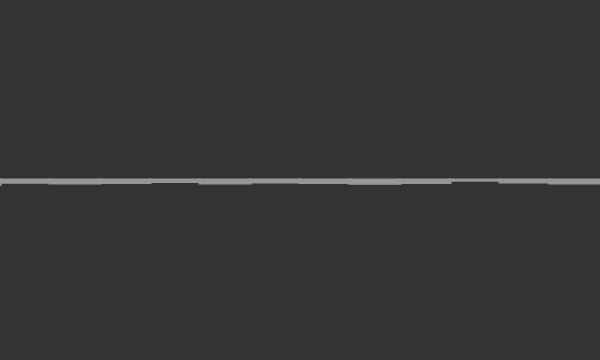
Frame 1 (no input)
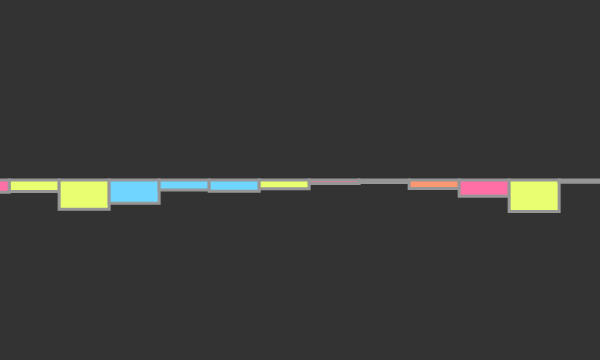
Frame 60 (no input)
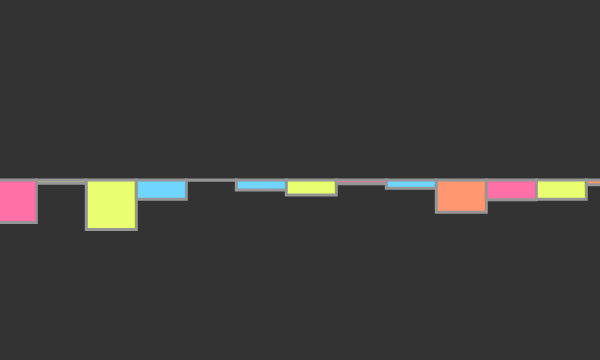
Frame 120 (the mouse pressed at the canvas centre since frame 60)

The p5.js sketch that drew these frames (run headless with seeded random() and noise() and a simulated clock; from frame 60 on, the mouse is pressed at the canvas centre):

// p5.js sketch
// ── sketch.js
// Daniel Shiffman
// https://www.kadenze.com/courses/the-nature-of-code
// http://natureofcode.com/
// Session 1: Walker accelerating towards mouse

var w;
const palette = ["#70d6ff" ,"#ff70a6", "#ff9770", "#ffd670", "#e9ff70"];

function setup() {
  createCanvas(600, 360);
  // Make a Walker object
  w = new Walker(50);
  w1 = new Walker(100);
  w2 = new Walker(150);
  w3 = new Walker(200);
  w4 = new Walker(250);
  w5 = new Walker(300);
  w6 = new Walker(350);
  w7 = new Walker(400);
  w8 = new Walker(450);
  w9 = new Walker(500);
  w10 = new Walker(550);
  w11 = new Walker(600);
  w12 = new Walker(650);

  updatePos = new updatePosition();

}

function draw() {
  background(51);

  v = updatePos.revel();
  // console.log(updateVel);

  // Update and display object

  w.updateRect();
  w.display(v);

  w1.updateRect();
  w1.display(v);

  w2.updateRect();
  w2.display(v);

  w3.updateRect();
  w3.display(v);

  w4.updateRect();
  w4.display(v);

  w5.updateRect();
  w5.display(v);

  w6.updateRect();
  w6.display(v);

  w7.updateRect();
  w7.display(v);

  w8.updateRect();
  w8.display(v);

  w9.updateRect();
  w9.display(v);

  w10.updateRect();
  w10.display(v);

  w11.updateRect();
  w11.display(v);

  w12.updateRect();
  w12.display(v);
}

function Walker(positionX) {

  // Start Walker in center
  this.rectPos = createVector(positionX, 0);
  // set Color
  this.c = pick(palette);
  // console.log(this.c);

  this.updateRect = function() {
    // Move Walker randomly
    var vel = createVector(0, random(-5, 5));
    this.rectPos.add(vel);
  }

  this.display = function(vel) {
    // Draw Walker as circle
    strokeWeight(3);
    stroke(150);
    fill(this.c);
    rect((this.rectPos.x + vel.x)%650-50, 180, 50, this.rectPos.y);
    console.log(this.rectPos.x + vel.x);
    this.rectPos = this.rectPos.add(vel);
  }
}

function updatePosition() {

  // Start with 0 velocity
  this.vel = createVector(0, 0);

  this.accX = 0.005;

  this.revel = function() {
    // Vector at mouse location
    // var mouse = createVector(mouseX, mouseY);
    // Vector pointing from Walker to mouse

    // Physics engine algorithm
    this.vel.x += this.accX;

    return this.vel;
  }
}

function pick(array) {
  const i = Math.floor(Math.random() * array.length);
  return array[i];
}
